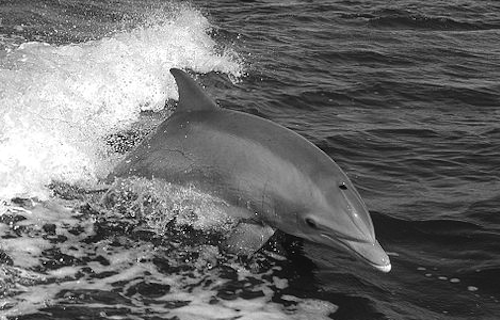
#> input picture dolphin.png, 500 x 320 px
$ jupyter execute image_arithmetic.ipynb
#> lines starting #> are read from the running program, lines starting #| are printed output that depends on the picture; after the words box and inside, x2 and y2 are one past the last pixel; in counts of white or black regions, pixels touching at a corner belong together
# How an image is seen by computer

This notebook explains arithmetic on images. Since, an image is a matrix of numbers, all linear algebra operations can be applied to images. Here are some fun and interesting points on images.

### Import required packages

[cell 1]
from PIL import Image
import numpy as np
from matplotlib import pyplot as plt

### Opening and Analyzing the Image

1. Read the image directory location
2. Open the image
3. Display the image
4. Print the image resolution in pixels
5. Print the image type(mode) to check the color profile. `Mode L` confirms the color profile is grayscale.

[cell 2]
#TO DO choose your own greyscale image 32X32
file = "dolphin.png"
im = Image.open(file)
#> im is the input picture: PIL image 500x320 L; min 0, max 255, mean 109.1
display(im)
print('Resolution', im.size)
#| Resolution (500, 320)
print('mode L means greyscale image: ', im.mode)
#| mode L means greyscale image:  L

### Resizing the image
1. If required, resize the above image to 32x32 pixels
2. Check the resolution
2. Represent the image numerically as a matrix

pixel means picture elements

[cell 3]
im_32 = im.resize((32,32))
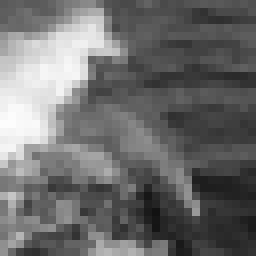
#> im_32: PIL image 32x32 L (shown 8 times larger); min 18, max 253, mean 109.1
display(im_32)
print('Resolution is: ', im_32.size)
#| Resolution is:  (32, 32)

im_matrix = np.matrix(im_32) #converting image to matrix
print(im_matrix)
#> (printed output is left out)

### Matrix Manipulation
1. Update row 0 with zeros
1. Print the matrix
1. Display the image
2. Replace the entire matrix with zeros
2. Print the matrix
2. Display the image

[cell 4]
im_matrix[0,:]=im_matrix[0,:]*0 #multiplying row 0 with zeros
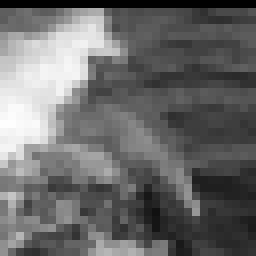
#> im_matrix: shape (32, 32) (shown 8 times larger); 3.12% of pixels changed, all inside (x1, y1, x2, y2) = (0, 0, 32, 1)
print(im_matrix)
#> (printed output is left out)
im_r0 = Image.fromarray(im_matrix) #converting matrix to image
display(im_r0)

### Another way of obtaining the numerical values of the image

[cell 5]
pixels = im_32.load()
print('pixel value at (4,4) before update:', pixels[4,4])
#| pixel value at (4,4) before update: 162
#update pixel value to zero here
pixels[4,4]=300

# using getpixel method
print ('pixel value at (4,4) after update: ', im_32.getpixel((4, 4)))
#| pixel value at (4,4) after update:  255

cordinate = x, y = 31, 31
print (im_32.getpixel(cordinate));
#| 51
display(im_32)

### Function to reduce each pixel value by half

1. The following function reduces each pixel's numerical value by 50%
2. Display the image

[cell 6]
def half(pixel, num=0.5):
    return pixel * num

half_im = im.point(half)
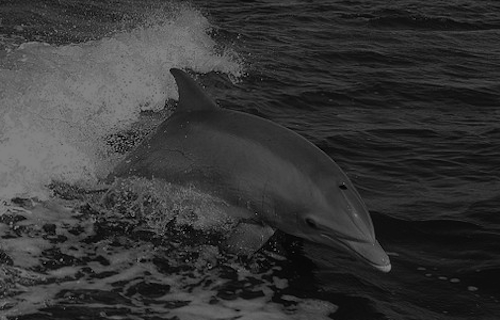
#> half_im: PIL image 500x320 L; min 0, max 128, mean 54.5
half_im.save("dolphin1.png")
display(half_im)

### Invert each pixel's value

1. Substract each pixel value from 255 which means if the pixel value is 5, its inverted value is 255 - 5 = 250.
2. Print the matrix
3. Display the image

[cell 7]
def inv(pixel, num=255):
    return num - pixel
inv_im = im.point(inv)
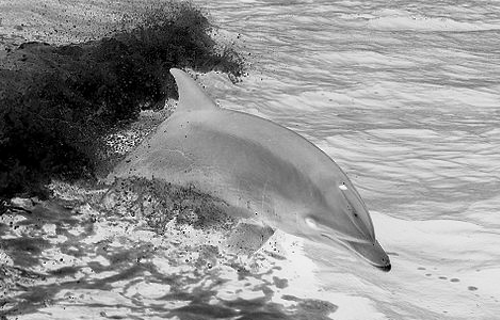
#> inv_im: PIL image 500x320 L; min 0, max 255, mean 145.9
inv_im.save("dolphin2.png")
display(inv_im)

[cell 8]
#Using NumPy
im_matrix = np.matrix(im)
matrix_inv = 255 - im_matrix
print(matrix_inv)
#> (printed output is left out)
im_inv = Image.fromarray(matrix_inv)
display(im_inv)

### Applying more functions

1. Clamping the image with f(x) = (100/255)x + 100
2. Quadratic transformation with f(x) = 255(x/255)^2
3. Display the images

[cell 9]
def clamp(pixel):
    return ((100/255)*pixel)+100
clamp_im = im.point(clamp)
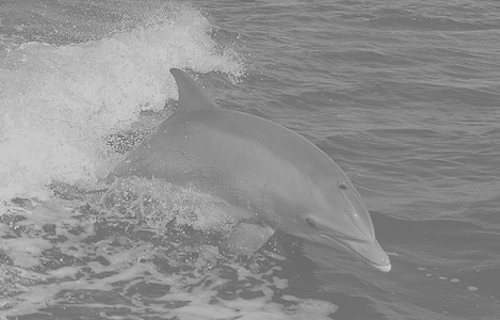
#> clamp_im: PIL image 500x320 L; min 100, max 200, mean 142.8
display(clamp_im)

[cell 10]
#above function using numpy
im_matrix = np.matrix(im)
im_matrix = ((100/255) * im_matrix ) + 100   #f(x) = (100/255)x + 100
#> im_matrix: shape (320, 500) float64
im_matrix_int = im_matrix.astype(np.uint8)   #converting pixel value into uint8_t type (unsigned integers from 0 to 255)
print(im_matrix_int)
#> (printed output is left out)
im_clamp = Image.fromarray(im_matrix_int)
display(im_clamp)

[cell 11]
im_matrix = np.matrix(im)
im_matrix = (np.square(im_matrix/255))*255  #f(x) = 255(x/255)^2
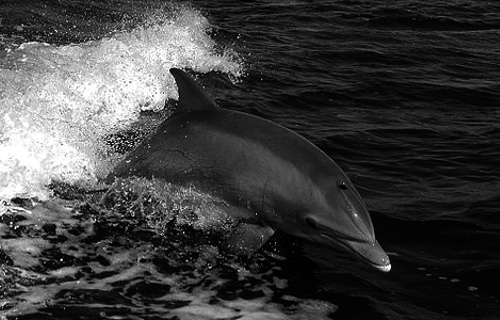
#> im_matrix: shape (320, 500) float64; min 0, max 255, mean 62
im_matrix_int = im_matrix.astype(np.uint8)  #converting pixel value into uint8_t type (unsigned integers from 0 to 255)
print(im_matrix_int)
#> (printed output is left out)
im_sqr = Image.fromarray(im_matrix_int)
display(im_sqr)

### Average of images:
Assuming all the images are of same size, we can compute the average of all those images by adding those matrices and dividing with the number of images.

[cell 12]
def compute_average(imlist):
    """ Compute average of a list of images """
# open first image and make into array of type float
    avg_im = np.array(Image.open(imlist[0]), 'f')
    for imname in imlist[1:]:
        try:
            avg_im += np.array(Image.open(imname))
        except:
            print(imname + '...skipped')
    avg_im /= len(imlist)
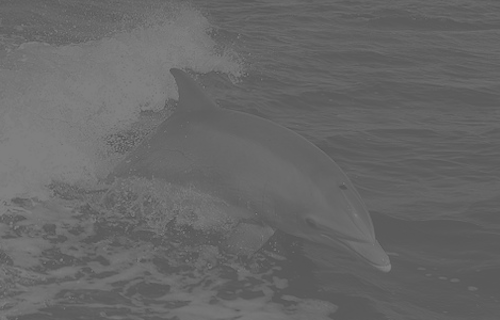
#> avg_im: shape (320, 500) float32; min 85, max 127.7, mean 103.2
  # return average as uint8
    return np.array(avg_im, 'uint8')
